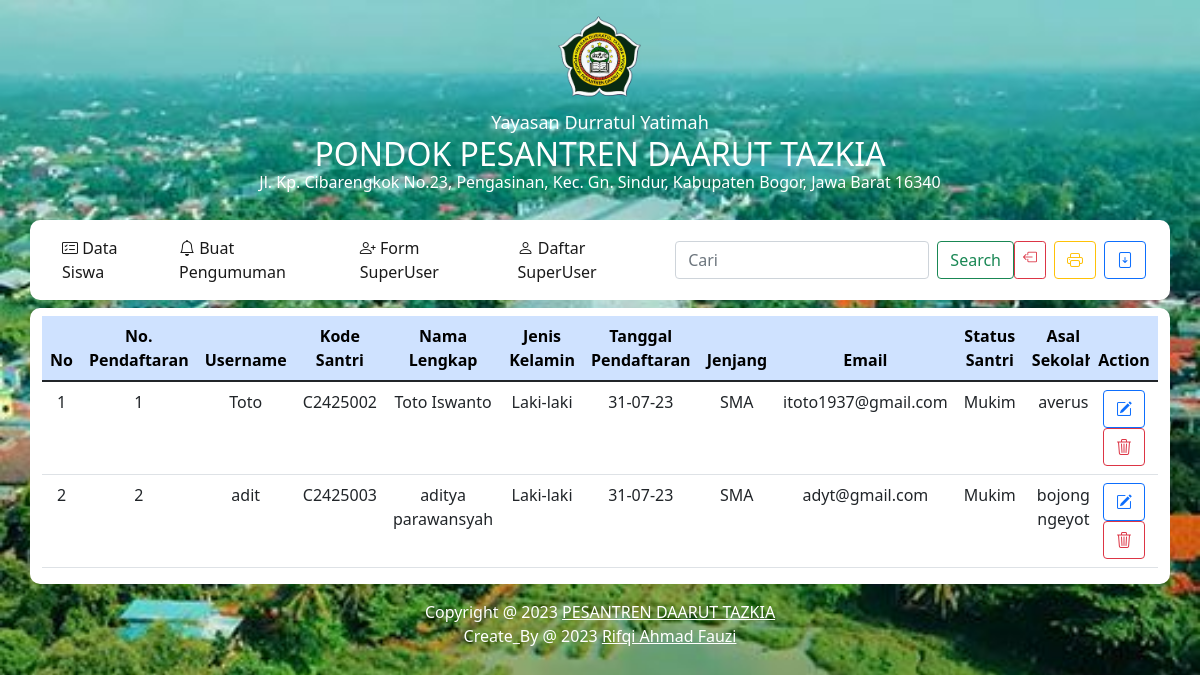
/adminsistem.php (signed in), run on the app's committed database.
### tables this page shows
CREATE TABLE `data_siswa` (
  `id_siswa` int(11) NOT NULL,
  `kode` varchar(100) NOT NULL,
  `username_siswa` varchar(30) NOT NULL,
  `password_enk` varchar(30) NOT NULL,
  `password2` varchar(30) NOT NULL,
  `nama_siswa` varchar(30) NOT NULL,
  `tempat` varchar(100) NOT NULL,
  `tanggal` varchar(100) NOT NULL,
  `tanggal_daftar` varchar(1000) NOT NULL,
  `Jenis_kelamin` varchar(30) NOT NULL,
  `jenjang` varchar(30) NOT NULL,
  `status` varchar(30) NOT NULL,
  `email_siswa` varchar(30) NOT NULL,
  `no_telphon` varchar(30) NOT NULL,
  `asal_skolah` varchar(30) NOT NULL,
  `nisn` varchar(30) NOT NULL,
  `skhun` varchar(30) NOT NULL,
  `no_ijazah` varchar(30) NOT NULL,
  `nik` varchar(40) NOT NULL,
  `nama_file_pdf` varchar(100) NOT NULL,
  `judul_file_pdf` varchar(100) NOT NULL,
  `keterangan` varchar(10) NOT NULL
);

### adminsistem.php (the view, shortened to what this page needs)
<!doctype html>
<html lang="en">
<head>
	<link href="https://cdn.jsdelivr.net/npm/bootstrap@5.1.3/dist/css/bootstrap.min.css" rel="stylesheet">
	<link rel="stylesheet" href="style1.css">
	<link rel="stylesheet" href="https://cdn.jsdelivr.net/npm/bootstrap-icons@1.9.1/font/bootstrap-icons.css">
</head>
<body>
	<heading>
		<?php include 'modul/heading.php'; ?>
	</heading>
	<div class="">
		<nav class="container radius navbar navbar-expand-lg navbar-light" style="background-color: #ffffff;">
			<div class="container-fluid">
				<div class="collapse navbar-collapse" id="navbarSupportedContent">
					<div class="navbar-nav me-auto mb-2 mb-lg-0">
						<a class="nav-link active" href="adminsistem.php"><i class="bi bi-card-checklist"></i> Data Siswa</a>
						<a class="nav-link active" href="pengumumanPros.php"><i class="bi bi-bell"></i> Buat Pengumuman</a>
						<a class="nav-link active" href="daftarUserPros.php"><i class="bi bi-person-plus"></i> Form SuperUser</a>
						<a class="nav-link active" href="dataguru.php"><i class="bi bi-person"></i> Daftar SuperUser</a>
					</div>
					<form action="cari.php" method="POST" class="d-flex">
						<input class="form-control me-2" type="search" placeholder="Cari" aria-label="Cari" id="cari" name="cari">
						<button class="btn btn-outline-success" type="submit">Search</button>
					</form>
					<div class="d-flex">
						<a href="logout.php" class="btn btn-outline-danger btn-sm me-2">
							<i class="bi bi-box-arrow-left"></i>
						</a>
						<a href="print.php" class="btn btn-outline-warning btn-xs me-2"><i class="bi bi-printer"></i></a>
						<a href="download2.php" class="btn btn-outline-primary btn-xs"><i class="bi bi-file-arrow-down"></i></a>
					</div>
				</div>
			</div>
		</nav>
	</div>
	<div class="container mt-2">
		<div class="row">
			<div class="container bg-white radius">
				<div class="table-responsive">
					<table class="table text-center mt-2">
						<thead class="table-primary radius">
							<tr>
								<th scope="col">No</th>
								<th scope="col">No. Pendaftaran</th>
								<th scope="col">Username</th>
								<th scope="col">Kode Santri</th>
								<th scope="col">Nama Lengkap</th>
								<th scope="col">Jenis Kelamin</th>
								<th scope="col">Tanggal Pendaftaran</th>
								<th scope="col">Jenjang</th>
								<th scope="col">Email</th>
								<th scope="col">Status Santri</th>
								<th scope="col">Asal Sekolah</th>
								<th scope="col">No. Telepon</th>
								<th scope="col" class="sticky-right">Action</th>
							</tr>
						</thead>
						<tbody>
							<?php
							include 'koneksi.php';
							$no = 1;
							$sql = mysqli_query($koneksi, "SELECT * FROM data_siswa");
							while ($data = mysqli_fetch_array($sql)) {
							?>
								<tr>
									<td><?= $no++ ?></td>
									<td><?= $data['id_siswa']; ?></td>
									<td><?= $data['username_siswa']; ?></td>
									<td><?= $data['kode']; ?></td>
									<td><?= $data['nama_siswa']; ?></td>
									<td><?= $data['Jenis_kelamin']; ?></td>
									<td><?= $data['tanggal_daftar']; ?></td>
									<td><?= $data['jenjang']; ?></td>
									<td><?= $data['email_siswa']; ?></td>
									<td><?= $data['status']; ?></td>
									<td><?= $data['asal_skolah']; ?></td>
									<td><?= $data['no_telphon']; ?></td>
									<td class="sticky-right action-cell">
										<a href="edit.php?id=<?= $data['id_siswa']; ?>" class="btn btn-outline-primary btn-xs"><i class="bi bi-pencil-square"></i></a>
										<a href="hapus.php?id=<?= $data['id_siswa']; ?>" class="btn btn-outline-danger btn-xs"><i class="bi bi-trash3"></i></a>
									</td>
								</tr>
							<?php } ?>
						</tbody>
					</table>
				</div>
			</div>
		</div>
	</div>
	<footer>
		<?php include 'modul/footer.php'; ?>
	</footer>
</body>
</html>

### style1.css (style rules this page uses)
body { background-image: url("pondok.jpg"); background-size:cover; }
.radius { border-radius: 10px !important; }

### adminsistem.php (style rules this page uses)
table td.action-cell { background-color: white !important; }
.sticky-right { position: sticky; right: 0; z-index: 2; }

### data on the page
data_siswa: id_siswa "1", username_siswa "Toto", kode "C2425002", nama_siswa "Toto Iswanto", Jenis_kelamin "Laki-laki", tanggal_daftar "31-07-23", jenjang "SMA", email_siswa "itoto1937@gmail.com", status "Mukim", asal_skolah "averus"
data_siswa: id_siswa "2", username_siswa "adit", kode "C2425003", nama_siswa "aditya parawansyah", Jenis_kelamin "Laki-laki", tanggal_daftar "31-07-23", jenjang "SMA", email_siswa "adyt@gmail.com", status "Mukim", asal_skolah "bojong ngeyot"
